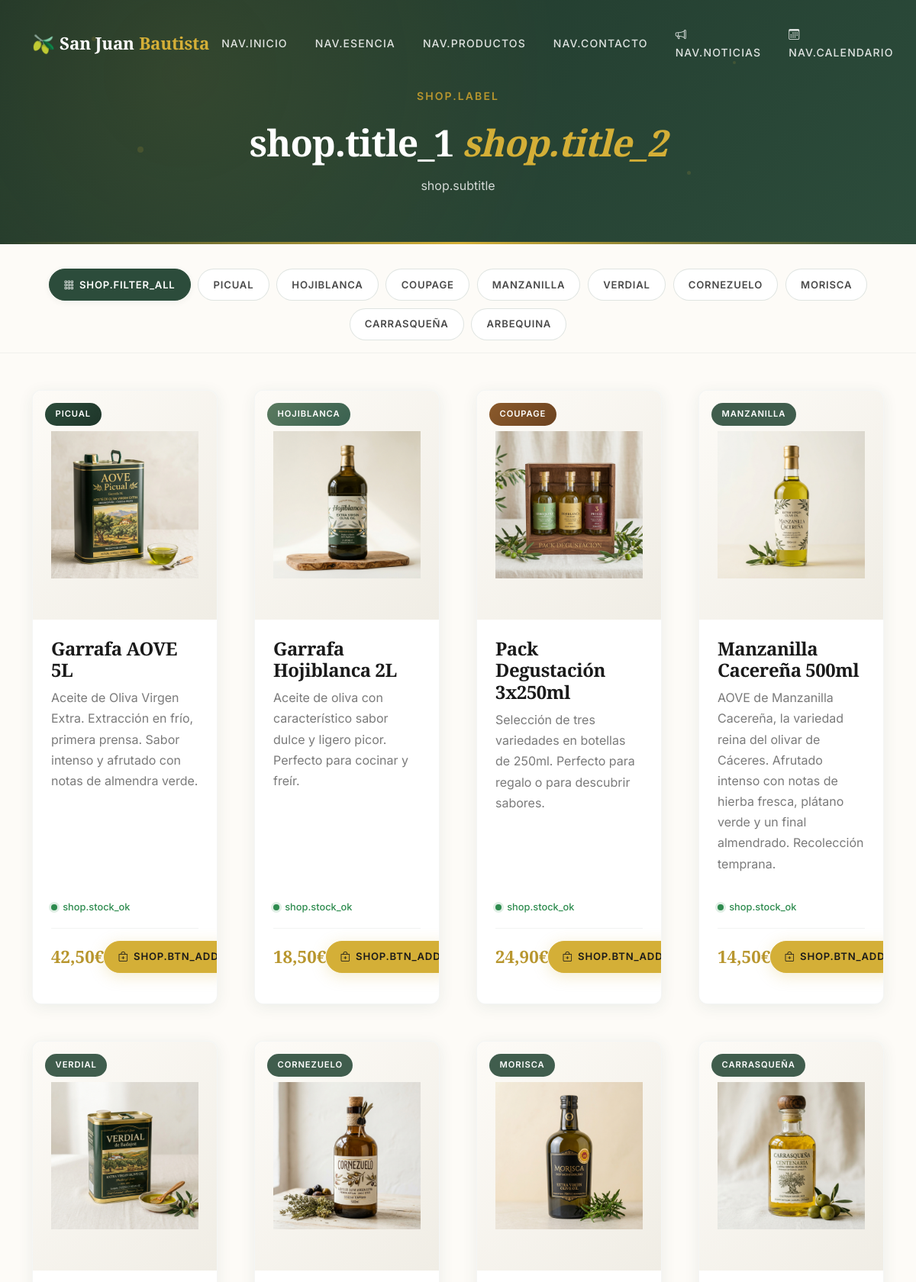
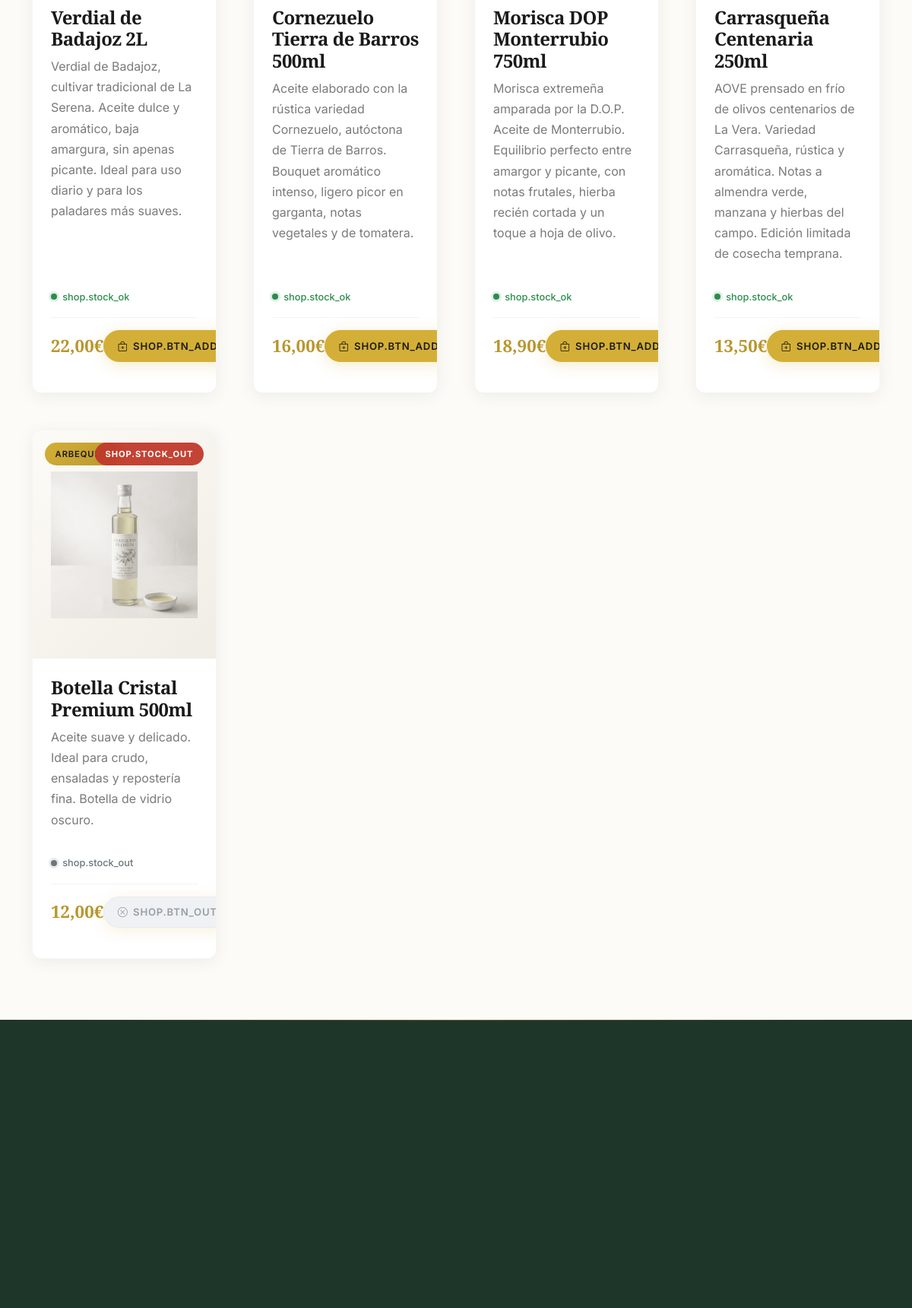
Page /tienda.php (upper part) on the committed database (2 pictures, top to bottom).
### tables this page shows
CREATE TABLE `productos` (
  `id` int(10) unsigned NOT NULL AUTO_INCREMENT,
  `nombre` varchar(100) NOT NULL COMMENT 'Nombre del producto',
  `slug` varchar(120) DEFAULT NULL COMMENT 'URL amigable para SEO',
  `variedad` enum('Picual','Arbequina','Hojiblanca','Coupage','Manzanilla','Verdial','Cornezuelo','Morisca','Carrasqueña') NOT NULL COMMENT 'Variedad de aceituna (incluye autóctonas de Extremadura)',
  `descripcion` text DEFAULT NULL COMMENT 'Descripción para la ficha de producto',
  `precio` decimal(8,2) NOT NULL COMMENT 'Precio unitario con IVA (€)',
  `stock` int(10) unsigned NOT NULL DEFAULT 0 COMMENT 'Unidades disponibles',
  `stock_minimo` int(10) unsigned NOT NULL DEFAULT 10 COMMENT 'Umbral por debajo del cual se muestra "pocas unidades"',
  `imagen` varchar(255) NOT NULL DEFAULT 'default_aceite.jpg' COMMENT 'Nombre del archivo de imagen',
  `activo` tinyint(1) unsigned NOT NULL DEFAULT 1 COMMENT '1=visible, 0=oculto en tienda',
  `created_at` timestamp NOT NULL DEFAULT current_timestamp(),
  `updated_at` timestamp NOT NULL DEFAULT current_timestamp() ON UPDATE current_timestamp(),
  PRIMARY KEY (`id`),
  UNIQUE KEY `slug` (`slug`),
  KEY `idx_productos_variedad` (`variedad`),
  KEY `idx_productos_activo` (`activo`),
  KEY `idx_productos_precio` (`precio`),
  CONSTRAINT `chk_productos_precio` CHECK (`precio` > 0),
  CONSTRAINT `chk_productos_activo` CHECK (`activo` in (0,1))
);

### includes/i18n.php (called while the page is built, shortened)
<?php
function t(string $clave, ?string $default = null): string
{
    return $GLOBALS['_lang'][$clave] ?? ($default ?? $clave);
}
function tf(string $clave, ...$args): string
{
    $plantilla = $GLOBALS['_lang'][$clave] ?? $clave;
    return $args ? vsprintf($plantilla, $args) : $plantilla;
}
function lang_actual(): string
{
    return $GLOBALS['_lang_actual'] ?? I18N_LANG_DEFAULT;
}

### tienda.php (the view, shortened to what this page needs)
<?php
try {
    $pdo = getConexion();
    $stmtProductos = $pdo->query('
        SELECT id, nombre, slug, variedad, descripcion, precio, stock, stock_minimo, imagen
        FROM productos
        WHERE activo = 1
        ORDER BY (stock = 0), variedad, nombre
    ');
    $productos = $stmtProductos->fetchAll();
    $variedades = array_unique(array_column($productos, 'variedad'));
} catch (PDOException $e) {
    error_log('Error en tienda.php: ' . $e->getMessage());
    $productos  = [];
    $variedades = [];
}
require_once __DIR__ . '/includes/i18n.php';
?>
<?php require_once 'includes/header.php'; ?>
    <?php require_once 'includes/navbar.php'; ?>
    <main id="contenido-principal">
        <section class="hero-mini" aria-labelledby="tienda-heading">
            <span class="particle particle-1" aria-hidden="true"></span>
            <span class="particle particle-2" aria-hidden="true"></span>
            <span class="particle particle-3" aria-hidden="true"></span>
            <span class="particle particle-4" aria-hidden="true"></span>
            <div class="container">
                <div class="hero-mini-content">
                    <span class="section-label"><?= htmlspecialchars(t('shop.label')) ?></span>
                    <h1 id="tienda-heading">
                        <?= htmlspecialchars(t('shop.title_1')) ?> <em><?= htmlspecialchars(t('shop.title_2')) ?></em>
                    </h1>
                    <p>
                        <?= htmlspecialchars(t('shop.subtitle')) ?>
                    </p>
                </div>
            </div>
        </section>
        <section class="filtros-section" aria-label="<?= htmlspecialchars(t('shop.aria_filters')) ?>">
            <div class="container">
                <div class="filtros-wrapper" id="filtros-variedad">
                    <button class="filtro-btn active" data-variedad="todas" id="filtro-todas">
                        <i class="bi bi-grid-3x3-gap" aria-hidden="true"></i> <?= htmlspecialchars(t('shop.filter_all')) ?>
                    </button>
                    <?php foreach ($variedades as $variedad): ?>
                        <button class="filtro-btn"
                            data-variedad="<?= htmlspecialchars($variedad) ?>"
                            id="filtro-<?= htmlspecialchars(strtolower($variedad)) ?>">
                            <?= htmlspecialchars($variedad) ?>
                        </button>
                    <?php endforeach; ?>
                </div>
            </div>
        </section>
        <section class="productos-grid" aria-label="<?= htmlspecialchars(t('shop.aria_catalog')) ?>">
            <div class="container">
                <?php if (empty($productos)): ?>
                    <div class="catalogo-vacio">
                        <i class="bi bi-bag-x" aria-hidden="true"></i>
                        <h3><?= htmlspecialchars(t('shop.empty_title')) ?></h3>
                        <p><?= htmlspecialchars(t('shop.empty_desc')) ?></p>
                    </div>
                <?php else: ?>
                    <div class="row g-4 g-lg-5" id="grid-productos">
                        <?php foreach ($productos as $producto): ?>
                            <?php
                            $stockUnits = (int) $producto['stock'];
                            $stockMin   = (int) $producto['stock_minimo'];
                            if ($stockUnits === 0) {
                                $stockClase = 'agotado';
                                $stockTexto = t('shop.stock_out');
                            } elseif ($stockUnits <= $stockMin) {
                                $stockClase = 'bajo';
                                $stockTexto = tf(
                                    $stockUnits === 1 ? 'shop.stock_low_singular' : 'shop.stock_low_plural',
                                    $stockUnits
                                );
                            } else {
                                $stockClase = 'ok';
                                $stockTexto = t('shop.stock_ok');
                            }
                            ?>
                            <div class="col-sm-6 col-lg-4 col-xl-3 producto-col"
                                data-variedad="<?= htmlspecialchars($producto['variedad']) ?>">
                                <article class="product-card<?= $stockUnits === 0 ? ' is-agotado' : '' ?>"
                                         id="producto-<?= $producto['id'] ?>">
                                    <div class="product-card-img">
                                        <span class="product-badge-variedad badge-<?= htmlspecialchars($producto['variedad']) ?>">
                                            <?= htmlspecialchars($producto['variedad']) ?>
                                        </span>
                                        <?php if ($stockUnits === 0): ?>
                                            <span class="product-badge-agotado" aria-label="<?= htmlspecialchars(t('shop.stock_out')) ?>"><?= htmlspecialchars(t('shop.stock_out')) ?></span>
                                        <?php endif; ?>
                                        <img src="assets/img/<?= htmlspecialchars($producto['imagen']) ?>"
                                            alt="<?= htmlspecialchars(tf('shop.product_alt', $producto['nombre'], $producto['variedad'])) ?>"
                                            width="400" height="400" loading="lazy">
                                    </div>
                                    <div class="product-card-body">
                                        <h3 class="product-card-title">
                                            <?= htmlspecialchars($producto['nombre']) ?>
                                        </h3>
                                        <p class="product-card-desc">
                                            <?= htmlspecialchars($producto['descripcion']) ?>
                                        </p>
                                        <div class="stock-info stock-<?= $stockClase ?>">
                                            <span class="stock-dot"></span>
                                            <?= htmlspecialchars($stockTexto) ?>
                                        </div>
                                        <div class="product-card-footer">
                                            <span class="product-price">
                                                <?= number_format($producto['precio'], 2, ',', '.') ?>€
                                            </span>
                                            <?php if ($stockUnits === 0): ?>
                                                <button type="button" class="btn-add-cart" disabled
                                                    aria-label="<?= htmlspecialchars(tf('shop.aria_out', $producto['nombre'])) ?>">
                                                    <i class="bi bi-x-circle" aria-hidden="true"></i> <?= htmlspecialchars(t('shop.btn_out')) ?>
                                                </button>
                                            <?php else: ?>
                                                <button type="button"
                                                    class="btn-add-cart"
                                                    data-id="<?= $producto['id'] ?>"
                                                    data-nombre="<?= htmlspecialchars($producto['nombre']) ?>"
                                                    data-stock="<?= $stockUnits ?>"
                                                    aria-label="<?= htmlspecialchars(tf('shop.aria_add', $producto['nombre'])) ?>"
                                                    id="btn-add-<?= $producto['id'] ?>">
                                                    <i class="bi bi-bag-plus" aria-hidden="true"></i> <?= htmlspecialchars(t('shop.btn_add')) ?>
                                                </button>
                                            <?php endif; ?>
                                        </div>
                                    </div>
                                </article>
                            </div>
                        <?php endforeach; ?>
                    </div>
                <?php endif; ?>
            </div>
        </section>
    </main>
    <?php require_once 'includes/footer.php'; ?>

### includes/header.php (shortened to what this page needs)
<?php
require_once __DIR__ . '/i18n.php';
$relRoot         = $relRoot         ?? '';
?>
<!DOCTYPE html>
<html lang="<?= htmlspecialchars(lang_actual()) ?>">
<head>
    <link href="https://cdn.jsdelivr.net/npm/bootstrap@5.3.3/dist/css/bootstrap.min.css" rel="stylesheet"
>
    <link href="https://cdn.jsdelivr.net/npm/bootstrap-icons@1.11.3/font/bootstrap-icons.min.css" rel="stylesheet">
    <?php
        $cssVer = @filemtime(__DIR__ . '/../assets/css/estilos.css') ?: '1';
    ?>
    <?php if (empty($esAdminPanel)): ?>
    <link rel="stylesheet" href="<?= $relRoot ?>assets/css/estilos.css?v=<?= $cssVer ?>">
    <?php endif; ?>
</head>
<body>

### includes/navbar.php (shortened to what this page needs)
<?php
$paginaActual = basename($_SERVER['PHP_SELF'] ?? '');
$enHome       = ($paginaActual === 'index.php' || $paginaActual === '');
$anclaHome    = $enHome ? '' : 'index.php';
$tieneModalesGlobales = in_array($paginaActual, ['index.php', 'tienda.php'], true);
?>
<header>
        <nav class="navbar-custom" id="navbar-principal" role="navigation" aria-label="<?= htmlspecialchars(t('nav.aria_principal')) ?>">
            <div class="container">
                <div class="navbar-inner">
                    <a href="<?= $anclaHome ?>#inicio" class="navbar-brand-custom"
                        aria-label="<?= htmlspecialchars(t('nav.brand_aria')) ?>" id="navbar-logo">
                        <span class="brand-icon" aria-hidden="true">🫒</span>
                        San Juan <span class="brand-accent">Bautista</span>
                    </a>
                    <div class="navbar-collapse" id="navbarNav">
                        <ul class="navbar-nav" role="menubar">
                            <li class="nav-item" role="none">
                                <a class="nav-link<?= $enHome ? ' active' : '' ?>" href="<?= $anclaHome ?>#inicio" role="menuitem"<?= $enHome ? ' aria-current="page"' : '' ?>
                                    id="nav-inicio"><?= htmlspecialchars(t('nav.inicio')) ?></a>
                            </li>
                            <li class="nav-item" role="none">
                                <a class="nav-link" href="<?= $anclaHome ?>#esencia" role="menuitem"
                                    id="nav-esencia"><?= htmlspecialchars(t('nav.esencia')) ?></a>
                            </li>
                            <li class="nav-item" role="none">
                                <a class="nav-link" href="<?= $anclaHome ?>#productos" role="menuitem"
                                    id="nav-productos"><?= htmlspecialchars(t('nav.productos')) ?></a>
                            </li>
                            <li class="nav-item" role="none">
                                <a class="nav-link" href="<?= $tieneModalesGlobales ? '#contacto' : 'index.php#contacto' ?>" role="menuitem"
                                    id="nav-contacto"><?= htmlspecialchars(t('nav.contacto')) ?></a>
                            </li>
                            <li class="nav-item" role="none">
                                <a class="nav-link<?= in_array($paginaActual, ['noticias.php','noticia.php'], true) ? ' active' : '' ?>" href="noticias.php" role="menuitem"
                                    id="nav-noticias">
                                    <i class="bi bi-megaphone" aria-hidden="true"></i> <?= htmlspecialchars(t('nav.noticias')) ?>
                                </a>
                            </li>
                            <li class="nav-item" role="none">
                                <a class="nav-link<?= $paginaActual === 'calendario.php' ? ' active' : '' ?>" href="calendario.php" role="menuitem"
                                    id="nav-calendario">
                                    <i class="bi bi-calendar3" aria-hidden="true"></i> <?= htmlspecialchars(t('nav.calendario')) ?>
                                </a>
                            </li>
                            <li class="nav-item" role="none">
                                <a class="nav-link<?= $paginaActual === 'calculadora.php' ? ' active' : '' ?>" href="calculadora.php" role="menuitem"
                                    id="nav-calculadora">
                                </a>
                            </li>
                        </ul>
                    </div>
                </div>
            </div>
        </nav>
    </header>

### includes/footer.php (shortened to what this page needs)
<footer class="footer" id="contacto" role="contentinfo" aria-label="<?= htmlspecialchars(t('footer.aria')) ?>">
        <div class="container">
            <div class="row g-5">
            </div>
        </div>
    </footer>
</body>
</html>

### rows in the picture
productos: variedad "PICUAL", imagen (picture), nombre "Garrafa AOVE 5L", descripcion "Aceite de Oliva Virgen Extra. Extracción en frío, primera prensa. Sabor intenso y afrutado con notas de almendra verde.", stockTexto "shop.stock_ok", precio "42,50"
productos: variedad "HOJIBLANCA", imagen (picture), nombre "Garrafa Hojiblanca 2L", descripcion "Aceite de oliva con característico sabor dulce y ligero picor. Perfecto para cocinar y freír.", stockTexto "shop.stock_ok", precio "18,50"
productos: variedad "COUPAGE", imagen (picture), nombre "Pack Degustación 3x250ml", descripcion "Selección de tres variedades en botellas de 250ml. Perfecto para regalo o para descubrir sabores.", stockTexto "shop.stock_ok", precio "24,90"
productos: variedad "MANZANILLA", imagen (picture), nombre "Manzanilla Cacereña 500ml", descripcion "AOVE de Manzanilla Cacereña, la variedad reina del olivar de Cáceres. Afrutado intenso con notas de hierba fresca, plátano verde y un final almendrado. Recolección temprana.", stockTexto "shop.stock_ok", precio "14,50"
productos: variedad "VERDIAL", imagen (picture), nombre "Verdial de Badajoz 2L", descripcion "Verdial de Badajoz, cultivar tradicional de La Serena. Aceite dulce y aromático, baja amargura, sin apenas picante. Ideal para uso diario y para los paladares más suaves.", stockTexto "shop.stock_ok", precio "22,00"
productos: variedad "CORNEZUELO", imagen (picture), nombre "Cornezuelo Tierra de Barros 500ml", descripcion "Aceite elaborado con la rústica variedad Cornezuelo, autóctona de Tierra de Barros. Bouquet aromático intenso, ligero picor en garganta, notas vegetales y de tomatera.", stockTexto "shop.stock_ok", precio "16,00"
productos: variedad "MORISCA", imagen (picture), nombre "Morisca DOP Monterrubio 750ml", descripcion "Morisca extremeña amparada por la D.O.P. Aceite de Monterrubio. Equilibrio perfecto entre amargor y picante, con notas frutales, hierba recién cortada y un toque a hoja de olivo.", stockTexto "shop.stock_ok", precio "18,90"
productos: variedad "CARRASQUEÑA", imagen (picture), nombre "Carrasqueña Centenaria 250ml", descripcion "AOVE prensado en frío de olivos centenarios de La Vera. Variedad Carrasqueña, rústica y aromática. Notas a almendra verde, manzana y hierbas del campo. Edición limitada de cosecha temprana.", stockTexto "shop.stock_ok", precio "13,50"
productos: variedad "ARBEQUINA", imagen (picture), nombre "Botella Cristal Premium 500ml", descripcion "Aceite suave y delicado. Ideal para crudo, ensaladas y repostería fina. Botella de vidrio oscuro.", stockTexto "shop.stock_out", precio "12,00"

### other values in the picture
t('nav.inicio') "NAV.INICIO"
t('nav.esencia') "NAV.ESENCIA"
t('nav.productos') "NAV.PRODUCTOS"
t('nav.contacto') "NAV.CONTACTO"
t('nav.noticias') "NAV.NOTICIAS"
t('nav.calendario') "NAV.CALENDARIO"
t('shop.label') "SHOP.LABEL"
t('shop.title_1') "shop.title_1"
t('shop.title_2') "shop.title_2"
t('shop.subtitle') "shop.subtitle"
t('shop.filter_all') "SHOP.FILTER_ALL"
$variedad "PICUAL"
$variedad "HOJIBLANCA"
$variedad "COUPAGE"
$variedad "MANZANILLA"
